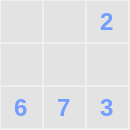
           <widget class="QFrame" name="frame_15">
            <property name="minimumSize">
             <size>
              <width>130</width>
              <height>130</height>
             </size>
            </property>
            <property name="maximumSize">
             <size>
              <width>130</width>
              <height>130</height>
             </size>
            </property>
            <property name="styleSheet">
             <string notr="true">border: none;</string>
            </property>
            <property name="frameShape">
             <enum>QFrame::StyledPanel</enum>
            </property>
            <property name="frameShadow">
             <enum>QFrame::Raised</enum>
            </property>
            <layout class="QGridLayout" name="gridLayout_5" rowstretch="0,0,0" rowminimumheight="0,0,0" columnminimumwidth="0,0,0">
             <property name="leftMargin">
              <number>0</number>
             </property>
             <property name="topMargin">
              <number>0</number>
             </property>
             <property name="rightMargin">
              <number>0</number>
             </property>
             <property name="bottomMargin">
              <number>0</number>
             </property>
             <property name="spacing">
              <number>1</number>
             </property>
             <item row="0" column="0">
              <widget class="QLineEdit" name="l61">
               <property name="minimumSize">
                <size>
                 <width>41</width>
                 <height>41</height>
                </size>
               </property>
               <property name="maximumSize">
                <size>
                 <width>41</width>
                 <height>41</height>
                </size>
               </property>
               <property name="font">
                <font>
                 <pointsize>18</pointsize>
                 <bold>true</bold>
                </font>
               </property>
               <property name="styleSheet">
                <string notr="true">background-color: rgb(227, 227, 227);
color: rgb(114, 156, 255);</string>
               </property>
               <property name="maxLength">
                <number>1</number>
               </property>
               <property name="alignment">
                <set>Qt::AlignCenter</set>
               </property>
              </widget>
             </item>
             <item row="0" column="1">
              <widget class="QLineEdit" name="l62">
               <property name="minimumSize">
                <size>
                 <width>41</width>
                 <height>41</height>
                </size>
               </property>
               <property name="maximumSize">
                <size>
                 <width>41</width>
                 <height>41</height>
                </size>
               </property>
               <property name="font">
                <font>
                 <pointsize>18</pointsize>
                 <bold>true</bold>
                </font>
               </property>
               <property name="styleSheet">
                <string notr="true">background-color: rgb(227, 227, 227);
color: rgb(114, 156, 255);</string>
               </property>
               <property name="maxLength">
                <number>1</number>
               </property>
               <property name="alignment">
                <set>Qt::AlignCenter</set>
               </property>
              </widget>
             </item>
             <item row="0" column="2">
              <widget class="QLineEdit" name="l63">
               <property name="minimumSize">
                <size>
                 <width>41</width>
                 <height>41</height>
                </size>
               </property>
               <property name="maximumSize">
                <size>
                 <width>41</width>
                 <height>41</height>
                </size>
               </property>
               <property name="font">
                <font>
                 <pointsize>18</pointsize>
                 <bold>true</bold>
                </font>
               </property>
               <property name="styleSheet">
                <string notr="true">background-color: rgb(227, 227, 227);
color: rgb(114, 156, 255);</string>
               </property>
               <property name="text">
                <string>2</string>
               </property>
               <property name="maxLength">
                <number>1</number>
               </property>
               <property name="alignment">
                <set>Qt::AlignCenter</set>
               </property>
              </widget>
             </item>
             <item row="1" column="0">
              <widget class="QLineEdit" name="l70">
               <property name="minimumSize">
                <size>
                 <width>41</width>
                 <height>41</height>
                </size>
               </property>
               <property name="maximumSize">
                <size>
                 <width>41</width>
                 <height>41</height>
                </size>
               </property>
               <property name="font">
                <font>
                 <pointsize>18</pointsize>
                 <bold>true</bold>
                </font>
               </property>
               <property name="styleSheet">
                <string notr="true">background-color: rgb(227, 227, 227);
color: rgb(114, 156, 255);</string>
               </property>
               <property name="maxLength">
                <number>1</number>
               </property>
               <property name="alignment">
                <set>Qt::AlignCenter</set>
               </property>
              </widget>
             </item>
             <item row="1" column="1">
              <widget class="QLineEdit" name="l71">
               <property name="minimumSize">
                <size>
                 <width>41</width>
                 <height>41</height>
                </size>
               </property>
               <property name="maximumSize">
                <size>
                 <width>41</width>
                 <height>41</height>
                </size>
               </property>
               <property name="font">
                <font>
                 <pointsize>18</pointsize>
                 <bold>true</bold>
                </font>
               </property>
               <property name="styleSheet">
                <string notr="true">background-color: rgb(227, 227, 227);
color: rgb(114, 156, 255);</string>
               </property>
               <property name="maxLength">
                <number>1</number>
               </property>
               <property name="alignment">
                <set>Qt::AlignCenter</set>
               </property>
              </widget>
             </item>
             <item row="1" column="2">
              <widget class="QLineEdit" name="l72">
               <property name="minimumSize">
                <size>
                 <width>41</width>
                 <height>41</height>
                </size>
               </property>
               <property name="maximumSize">
                <size>
                 <width>41</width>
                 <height>41</height>
                </size>
               </property>
               <property name="font">
                <font>
                 <pointsize>18</pointsize>
                 <bold>true</bold>
                </font>
               </property>
               <property name="styleSheet">
                <string notr="true">background-color: rgb(227, 227, 227);
color: rgb(114, 156, 255);</string>
               </property>
               <property name="maxLength">
                <number>1</number>
               </property>
               <property name="alignment">
                <set>Qt::AlignCenter</set>
               </property>
              </widget>
             </item>
             <item row="2" column="0">
              <widget class="QLineEdit" name="l79">
               <property name="minimumSize">
                <size>
                 <width>41</width>
                 <height>41</height>
                </size>
               </property>
               <property name="maximumSize">
                <size>
                 <width>41</width>
                 <height>41</height>
                </size>
               </property>
               <property name="font">
                <font>
                 <pointsize>18</pointsize>
                 <bold>true</bold>
                </font>
               </property>
               <property name="styleSheet">
                <string notr="true">background-color: rgb(227, 227, 227);
color: rgb(114, 156, 255);</string>
               </property>
               <property name="text">
                <string>6</string>
               </property>
               <property name="maxLength">
                <number>1</number>
               </property>
               <property name="alignment">
                <set>Qt::AlignCenter</set>
               </property>
              </widget>
             </item>
             <item row="2" column="1">
              <widget class="QLineEdit" name="l80">
               <property name="minimumSize">
                <size>
                 <width>41</width>
                 <height>41</height>
                </size>
               </property>
               <property name="maximumSize">
                <size>
                 <width>41</width>
                 <height>41</height>
                </size>
               </property>
               <property name="font">
                <font>
                 <pointsize>18</pointsize>
                 <bold>true</bold>
                </font>
               </property>
               <property name="styleSheet">
                <string notr="true">background-color: rgb(227, 227, 227);
color: rgb(114, 156, 255);</string>
               </property>
               <property name="text">
                <string>7</string>
               </property>
               <property name="maxLength">
                <number>1</number>
               </property>
               <property name="alignment">
                <set>Qt::AlignCenter</set>
               </property>
              </widget>
             </item>
             <item row="2" column="2">
              <widget class="QLineEdit" name="l81">
               <property name="minimumSize">
                <size>
                 <width>41</width>
                 <height>41</height>
                </size>
               </property>
               <property name="maximumSize">
                <size>
                 <width>41</width>
                 <height>41</height>
                </size>
               </property>
               <property name="font">
                <font>
                 <pointsize>18</pointsize>
                 <bold>true</bold>
                </font>
               </property>
               <property name="styleSheet">
                <string notr="true">background-color: rgb(227, 227, 227);
color: rgb(114, 156, 255);</string>
               </property>
               <property name="text">
                <string>3</string>
               </property>
               <property name="maxLength">
                <number>1</number>
               </property>
               <property name="alignment">
                <set>Qt::AlignCenter</set>
               </property>
              </widget>
             </item>
            </layout>
           </widget>
